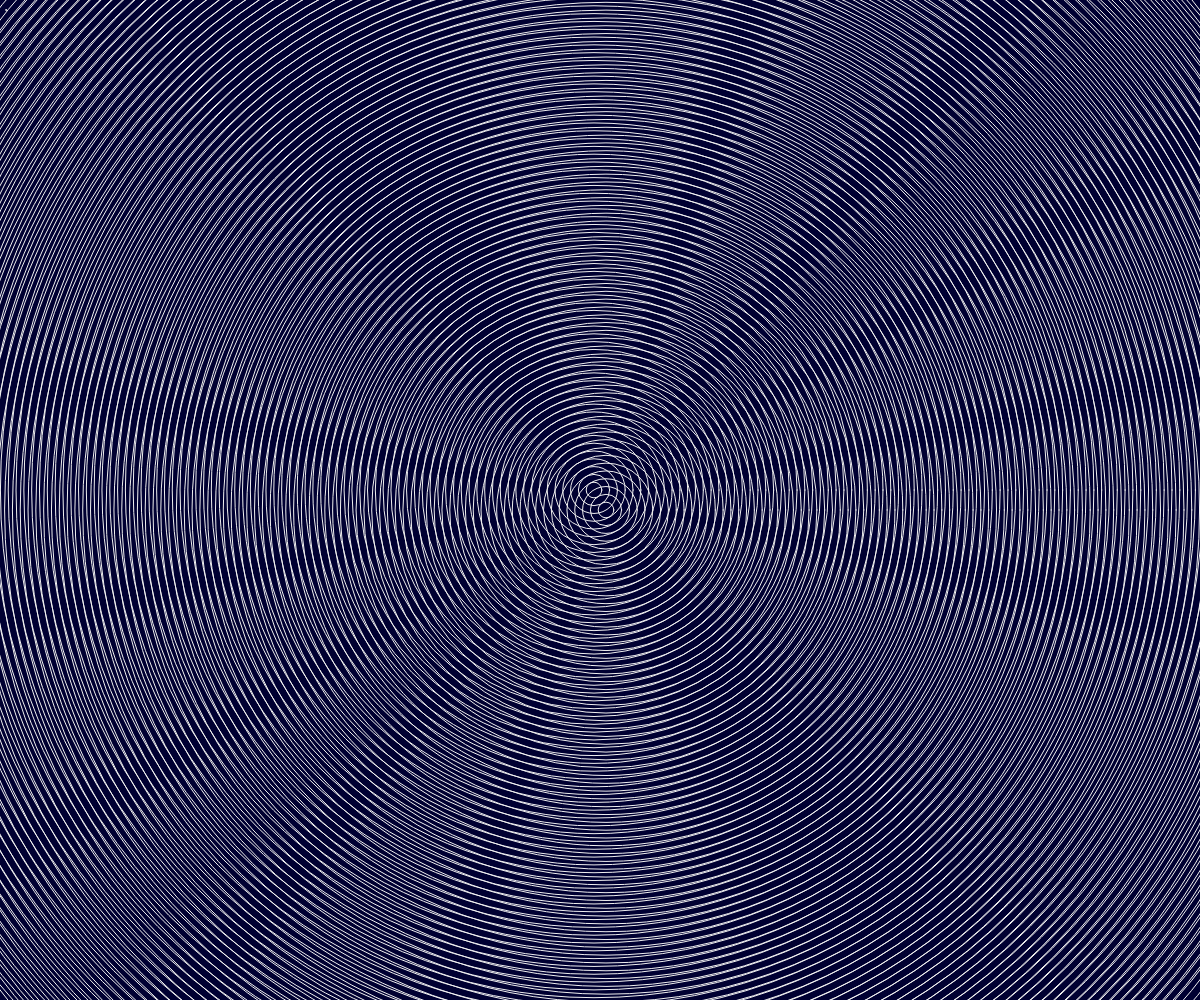
Frame 1 (no input)
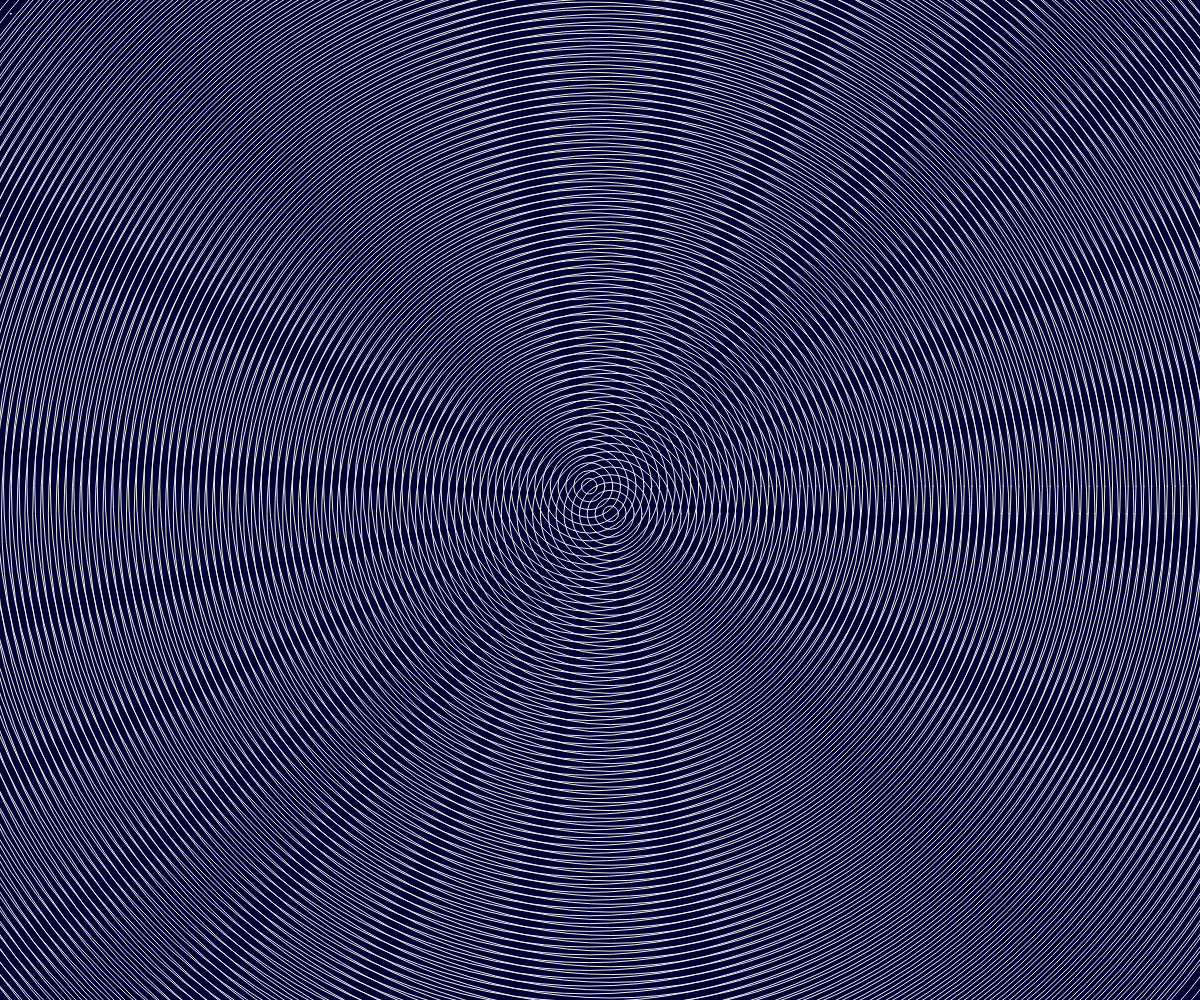
Frame 60 (no input)
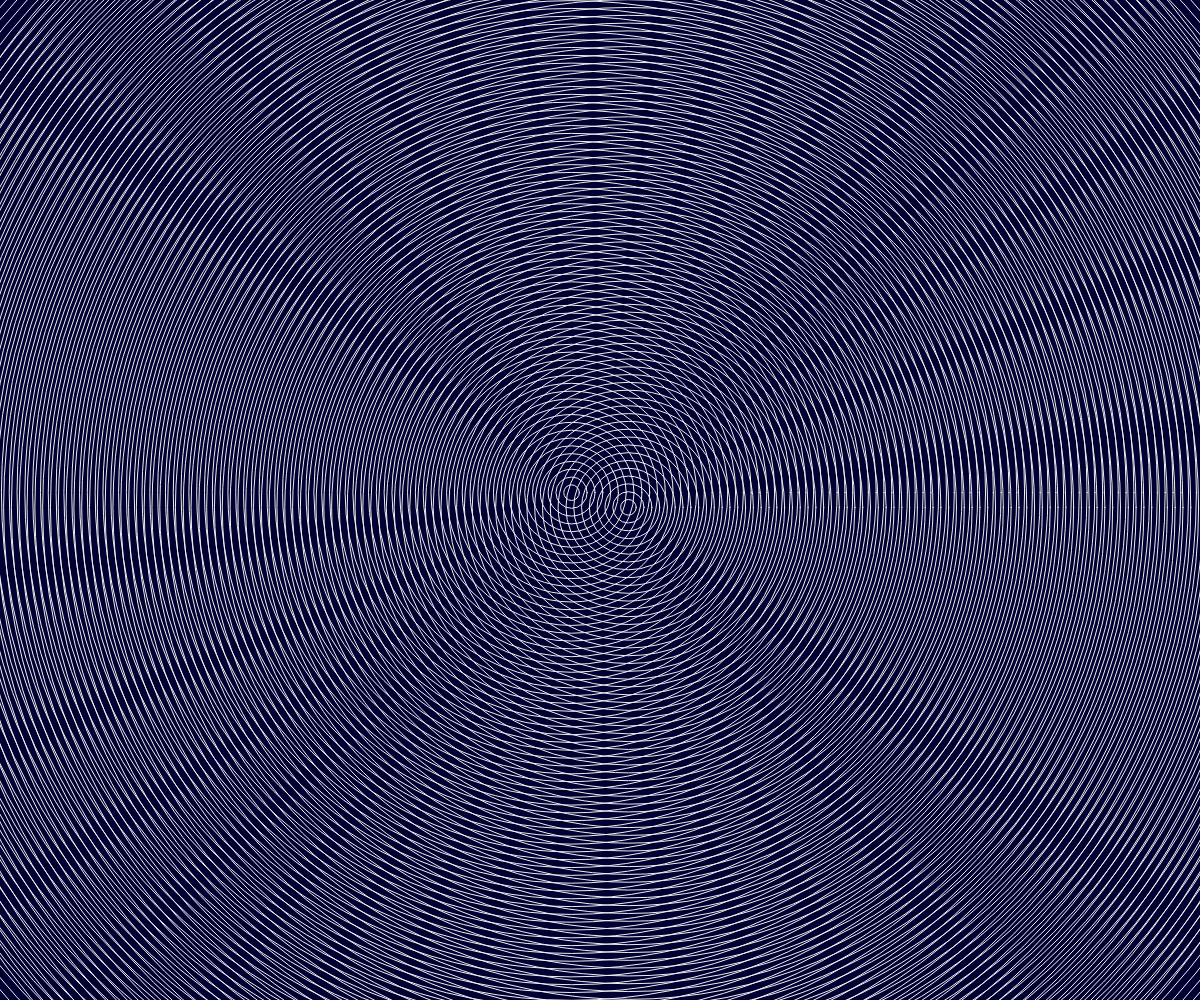
Frame 120 (the mouse pressed at the canvas centre since frame 60)

The p5.js sketch that drew these frames (run headless with seeded random() and noise() and a simulated clock; from frame 60 on, the mouse is pressed at the canvas centre):

// p5.js sketch
// ── sketch.js
var grid;
var t=0;
var j=0;
var k=0;
function setup() {
    createCanvas(windowWidth, windowHeight);
	background(0,0,100);
	grid=new Circs(100);
	grid.born();
	strokeWeight(1);
	stroke(240);
	frameRate(1000);
	noFill();
}

function draw() {
	background(0,0,50);
	
	t+=0.005;
	j=(mouseX/width*200)-100;
	k=(mouseY/height*200)-100;
	j=100*sin(t*10)*cos(t)+10*sin(t*20);
	k=100*sin(t*10)*sin(t)+10*cos(t*20);
	ellipse(j,k,1,1);
	grid.display(-j,-k);
	grid.display(j,k);
}

function Circs(n){
	this.n=n;
	this.c=[];
	this.born = function(){
		this.die();
		for(var i=0;i<n;i++){
			this.c.push(new Circ(width/2,height/2,(sqrt(pow(width,2)+pow(height,2))/(n))*(i+1)));
			console.log(this.c[i].d)
		}
	};
	this.die = function(){
		this.c=[];
	};
	this.display = function(x,y){
		translate(width/2+x,height/2+y);
		for(var i=0;i<this.c.length-1;i++){
			ellipse(this.c[i].x-width/2,this.c[i].y-height/2,this.c[i].d,this.c[i].d);
		}
		translate(-width/2-x,-height/2-y);
	};
}

function Circ(x,y,d){
	this.x = x;
	this.y = y;
	this.d = d;
}
